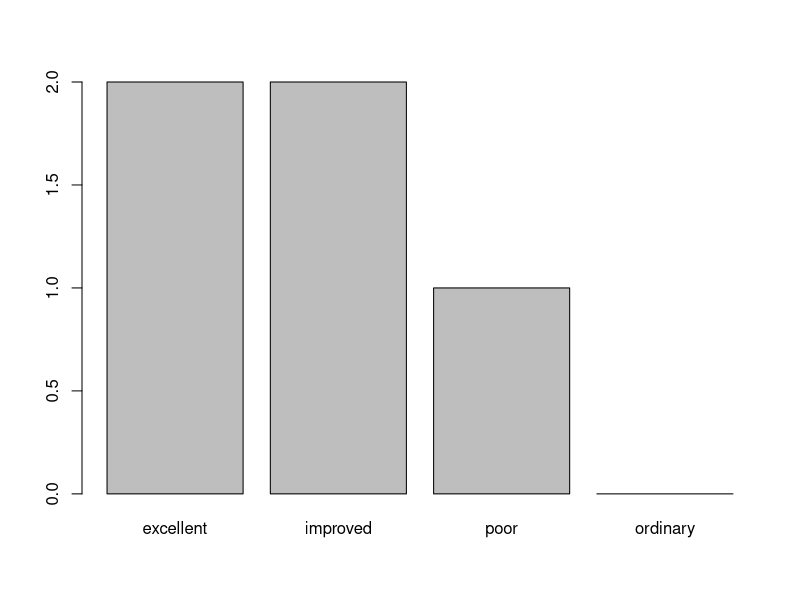

Recreate this plot in R.
x=factor(c('Male','Female','Male'))
x
x=factor(c("yes","no","no"),levels=c("yes","no"))
x
x1=factor(c('low','medium','high'),ordered=T)
x1
x2=factor(c('low','medium','high'),ordered=T,levels=c("low","medium","high"))
x2
g=c('M','F','F','M')
g
h=factor(g)
h
m=c('jan','feb','may')
m=rep(m,2)

month.abb[1:12]
m1=factor(m)
m1
m2=factor(m,levels=c('Jan','Feb','May'),ordered=T)
m2
m3=c(m,'xyz')
m3
m4=c(m,'apr')
m4
gender=c(1,2,1,1,2)
fgender=factor(gender)
fgender
fgender=factor(gender,levels=c(1,2),labels=c('M','F'))
fgender
status=c(1,2,3,4)
fstatus=factor(status)
fstatus
fstatus=factor(status,levels=c(1,2,3,4),labels=c("bad","average","good","excellent"))
fstatus
levels(fstatus)
levels(fstatus)=c(levels(fstatus),'outstanding')
levels(fstatus)
fstatus
fstatus[5]='outstanding'
fstatus
summary(fstatus)
table(fstatus)
fstatus[c(6,7)]=c('good','bad')
fstatus
clspos=c(1,2,3,2,4,1,3)
class(clspos)
levels(clspos)
summary(clspos)
mode(clspos)
fclspos=factor(clspos)
fclspos
summary(fclspos)
levels(fclspos)
fclspos2=factor(clspos,levels=c(1,2,3,4,5),ordered=T,labels=c('FIRST','SECOND','THIRD','FOURTH','FIFTH'))
fclspos2
summary(fclspos2)
levels(fclspos2)
fclspos3=factor(fclspos2,levels(fclspos2)[c(5,4,3,2,1)])
fclspos3
rev(levels(fclspos2))
fclspos2
fclspos4=factor(fclspos2,levels=rev(levels(fclspos2)))
fclspos4
status=c('poor','improved','excellent','improved','poor')
fstatus=factor(status)
fstatus
levels(fstatus)
fstatus2=relevel(fstatus,'poor')
fstatus2
fstatus3=factor(status,ordered=T,levels=c('poor','improved','excellent'))
fstatus3
levels(fstatus3)
levels(fstatus3)=c(levels(fstatus),'ordinary')
levels(fstatus3)
summary(fstatus3)
plot(fstatus3)

